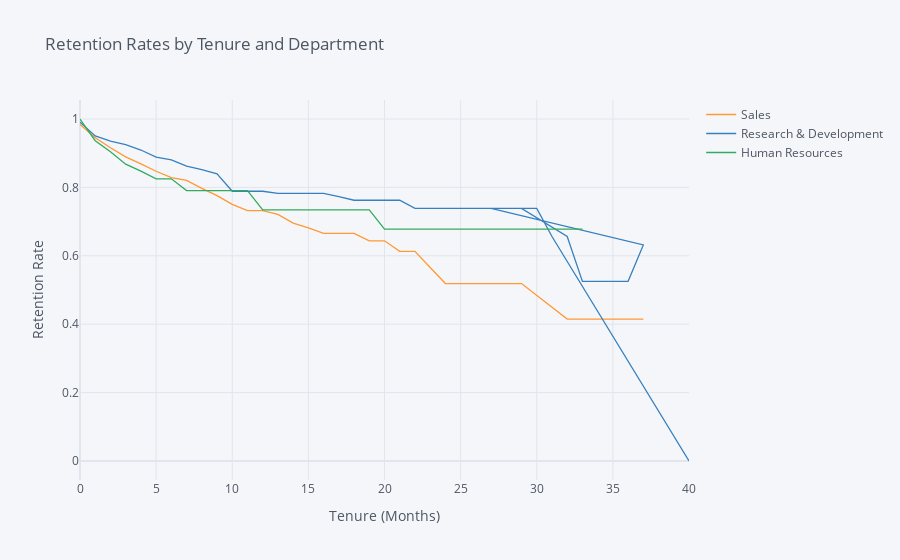

Source (notebook cell):
### Markdown cell above
## 7. Let's investigate whether the department the employee works in has an impact on how long they stay with the company. Generate and plot survival curves showing retention by department and years the employee has worked at the company.

### Code cell
rates = survival(data,'Department','YearsAtCompany','Attrition')
rates.iplot(kind='line', xTitle='Tenure (Months)', yTitle='Retention Rate',
            title='Retention Rates by Tenure and Department')

### Figure 1 — Plotly figure (JSON) as saved in the notebook; plotly's stock layout.template omitted (floating-point values rounded to 4 significant figures)
{"data": [{"line": {"color": "rgba(255, 153, 51, 1.0)", "dash": "solid", "shape": "linear", "width": 1.3}, "mode": "lines", "name": "Sales", "text": "", "type": "scatter", "x": [0, 1, 2, 3, 4, 5, 6, 7, 8, 9, 10, 11, 12, 13, 14, 15, 16, 17, 18, 19, 20, 21, 22, 23, 24, 25, 26, 29, 32, 33, 34, 36, 37, 27, 30, 31, 40], "y": [0.9843, 0.9453, 0.9158, 0.8891, 0.8689, 0.8473, 0.8285, 0.8205, 0.7971, 0.7759, 0.7502, 0.7319, 0.7319, 0.7209, 0.6956, 0.6819, 0.6653, 0.6653, 0.6653, 0.6438, 0.6438, 0.6132, 0.6132, 0.566, 0.5188, 0.5188, 0.5188, 0.5188, 0.4151, 0.4151, 0.4151, 0.4151, 0.4151, "", "", "", ""]}, {"line": {"color": "rgba(55, 128, 191, 1.0)", "dash": "solid", "shape": "linear", "width": 1.3}, "mode": "lines", "name": "Research & Development", "text": "", "type": "scatter", "x": [0, 1, 2, 3, 4, 5, 6, 7, 8, 9, 10, 11, 12, 13, 14, 15, 16, 17, 18, 19, 20, 21, 22, 23, 24, 25, 26, 29, 32, 33, 34, 36, 37, 27, 30, 31, 40], "y": [0.9906, 0.9503, 0.9351, 0.9249, 0.9093, 0.8886, 0.8805, 0.8624, 0.852, 0.8399, 0.7887, 0.7887, 0.7887, 0.7825, 0.7825, 0.7825, 0.7825, 0.7729, 0.7624, 0.7624, 0.7624, 0.7624, 0.7386, 0.7386, 0.7386, 0.7386, 0.7386, 0.7386, 0.6565, 0.5252, 0.5252, 0.5252, 0.6319, 0.7386, 0.7386, 0.6565, 0]}, {"line": {"color": "rgba(50, 171, 96, 1.0)", "dash": "solid", "shape": "linear", "width": 1.3}, "mode": "lines", "name": "Human Resources", "text": "", "type": "scatter", "x": [0, 1, 2, 3, 4, 5, 6, 7, 8, 9, 10, 11, 12, 13, 14, 15, 16, 17, 18, 19, 20, 21, 22, 23, 24, 25, 26, 29, 32, 33, 34, 36, 37, 27, 30, 31, 40], "y": [1, 0.9365, 0.9042, 0.868, 0.8474, 0.8251, 0.8251, 0.7907, 0.7907, 0.7907, 0.7907, 0.7907, 0.7342, 0.7342, 0.7342, 0.7342, 0.7342, 0.7342, 0.7342, 0.7342, 0.6777, 0.6777, 0.6777, 0.6777, 0.6777, 0.6777, 0.6777, 0.6777, 0.6777, 0.6777, "", "", "", "", "", "", ""]}], "layout": {"autosize": true, "legend": {"bgcolor": "#F5F6F9", "font": {"color": "#4D5663"}}, "paper_bgcolor": "#F5F6F9", "plot_bgcolor": "#F5F6F9", "title": {"font": {"color": "#4D5663"}, "text": "Retention Rates by Tenure and Department"}, "xaxis": {"autorange": true, "gridcolor": "#E1E5ED", "range": [0, 40], "showgrid": true, "tickfont": {"color": "#4D5663"}, "title": {"font": {"color": "#4D5663"}, "text": "Tenure (Months)"}, "type": "linear", "zerolinecolor": "#E1E5ED"}, "yaxis": {"autorange": true, "gridcolor": "#E1E5ED", "range": [-0.05556, 1.056], "showgrid": true, "tickfont": {"color": "#4D5663"}, "title": {"font": {"color": "#4D5663"}, "text": "Retention Rate"}, "type": "linear", "zerolinecolor": "#E1E5ED"}}}
